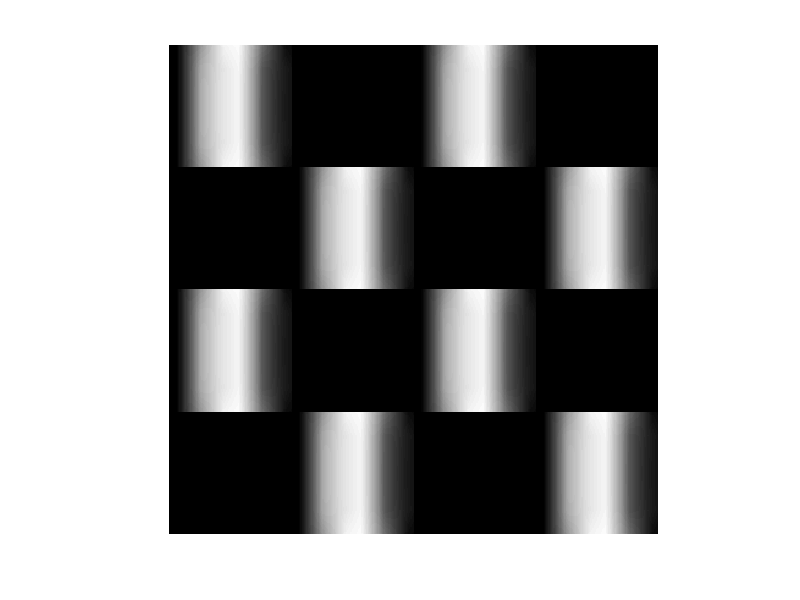

The MATLAB source for this figure:
m=ones(139,139);
m(:,1:44)=0;
m(:,96:139)=0;
k1=39;
pts=floor(k1./2);
for j=(pts+1):(size(m,2)-pts-1)
    for i=(pts+1):(size(m,1)-pts-1)
        pic=m(i-pts:i+pts,j-pts:j+pts);
        test=sum(sum(pic));
        test=test./(k1.^2);
        m(i,j)=test;
    end
end
m=m(20:119,20:119);
im=zeros(400,400);
im(1:100,1:100)=m;
im(1:100,201:300)=m;
im(101:200,101:200)=m;
im(101:200,301:400)=m;
im(201:300,1:100)=m;
im(201:300,201:300)=m;
im(301:400,101:200)=m;
im(301:400,301:400)=m;
imshow(im);